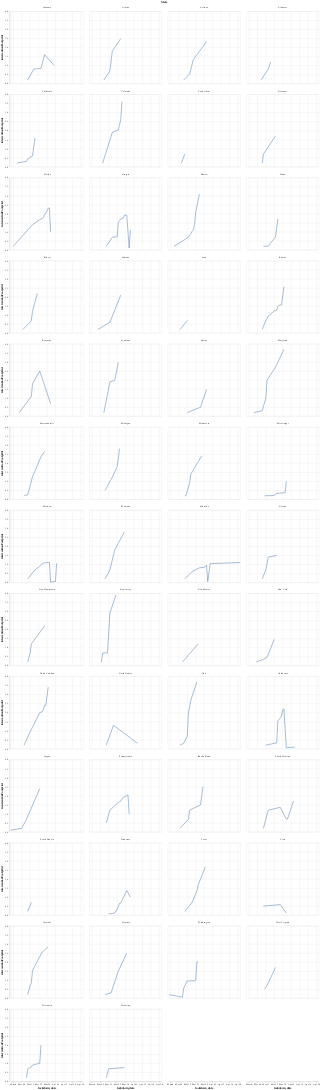

Source (notebook cell):
### Code cell
chart = alt.Chart(df_all).mark_line().encode(
        x = "lockdown_date",
        y = "interventionFootprint",
        facet=alt.Facet('State:O', columns=4),
    )
chart

### Figure 1 — Vega-Lite specification as saved in the notebook (floating-point values rounded to 4 significant figures; data arrays with more than 128 entries replaced by an {"elided": "..."} marker saying what was removed)
{"config": {"title": {"font": "Khula"}, "axis": {"labelFont": "Khula", "titleFont": "Khula"}, "header": {"labelFont": "Khula", "titleFont": "Khula"}, "legend": {"labelFont": "Khula", "titleFont": "Khula"}}, "data": {"name": "data-c87346f0250712eaccba1ee7977a2d34"}, "mark": "line", "encoding": {"facet": {"type": "ordinal", "columns": 4, "field": "State"}, "x": {"type": "temporal", "field": "lockdown_date"}, "y": {"type": "quantitative", "field": "interventionFootprint"}}, "$schema": "https://vega.github.io/schema/vega-lite/v4.0.2.json", "datasets": {"data-c87346f0250712eaccba1ee7977a2d34": {"elided": "286 records"}}}
